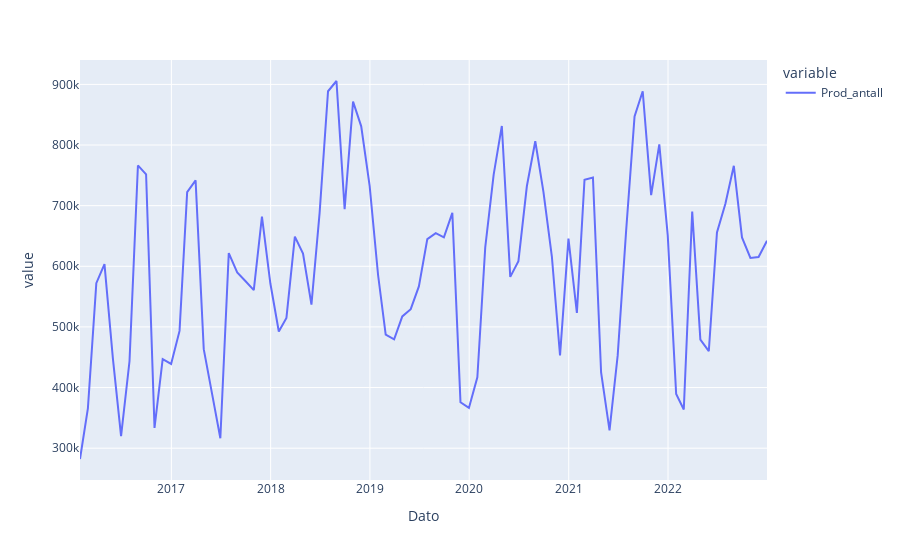

Notebook cell for this chart:
### Code cell
df_prod_K_mach_machine.groupby([pd.Grouper(freq="M")])["Prod_antall"].sum().plot()
